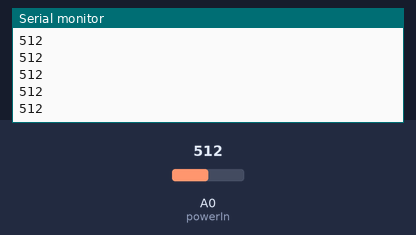
Simulated run of this sketch. Board: Arduino Uno, built with avr-gcc and run on an emulated ATmega328P. Parts: the last lines printed to the serial monitor. The test bench sets the inputs (shaded band); at power-on: A0 (powerIn) = 512.

Above: at 1.2 s.
1.3 s: A0 (powerIn) set to 716
At 1.8 s:
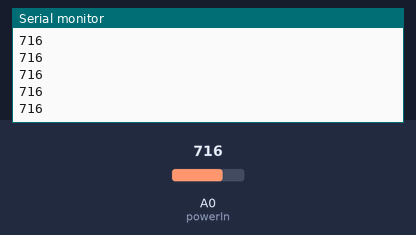
2.8 s: A0 (powerIn) set to 900
At 3.3 s:
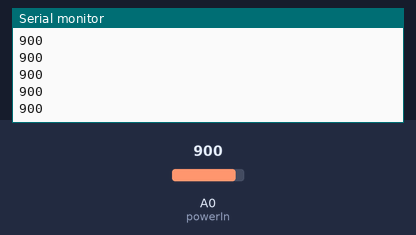
Timing chart, 0 to 5.8 s (numbered marks = the images above; inputs shaded):
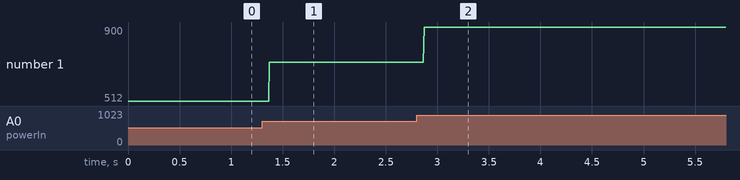

Measured:
- after the input at 1.3 s, the serial monitor: prints a new line after 0.07 s (image 1)
- after the input at 2.8 s, the serial monitor: prints a new line after 0.07 s (image 2)
- plotted number 1: 512 → 716 after the input at 1.3 s, 716 → 900 after the input at 2.8 s

The sketch:

arduino.ino
```cpp
int powerIn = A0;

void setup()
{
  Serial.begin(9600);
  pinMode(powerIn, INPUT);
}

void loop()
{
   int sensorValue = analogRead(powerIn);
   Serial.println(sensorValue);
   delay(1);
}
```
